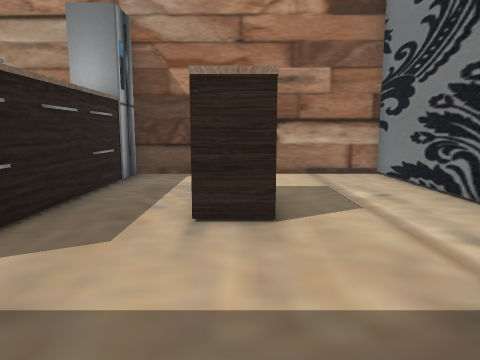
view 1 (above)

24 first-person views from a walk through a 3-D level made in the Unity game engine. The camera is 1.4 m above the floor, tilts 8° down and sees 70° across. The floor is counted in squares, 1 m on a side. Each view is taken from the middle of a square. On the plan, view 1 faces up. The plan holds only what a view shows up to about 15 squares ahead; the rest is blank. The place goes on beyond the plan. Some surface patterns are stand-ins.

view 2
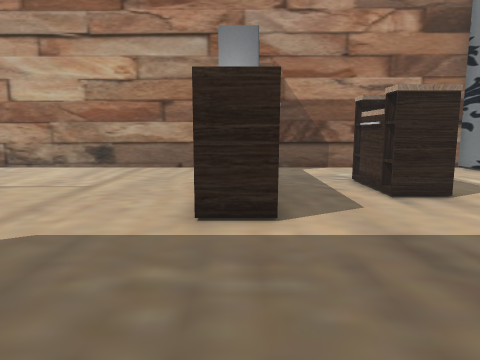

view 3
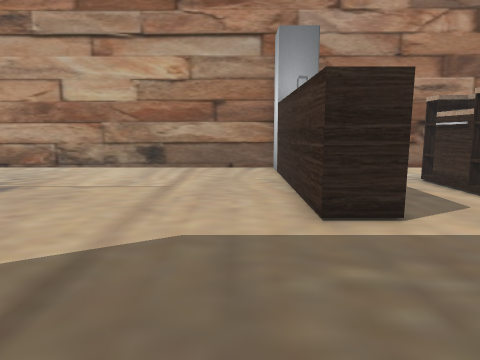

view 4
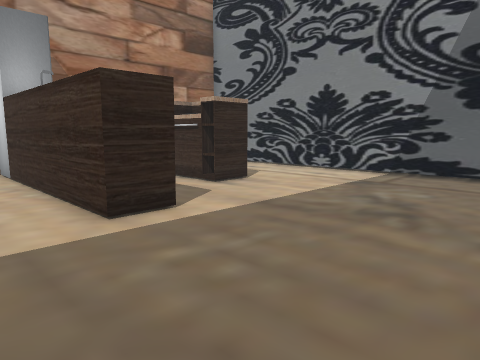

view 5
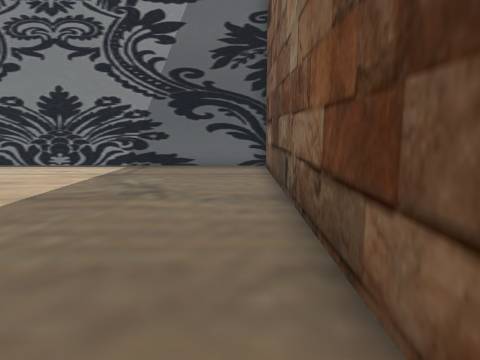

view 6
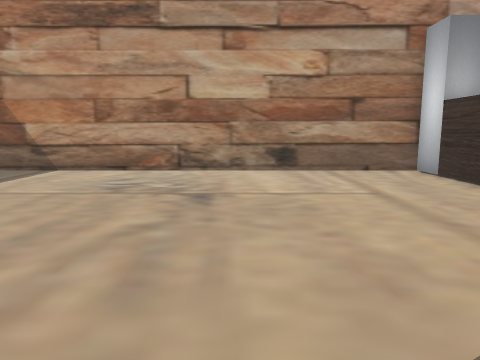

view 7
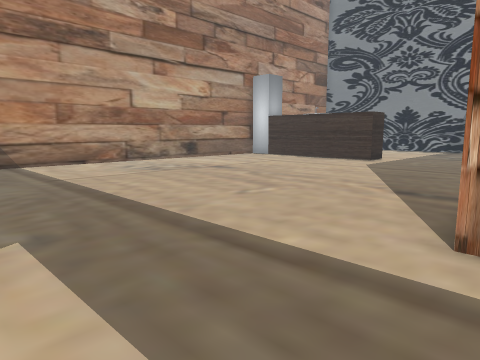

view 8
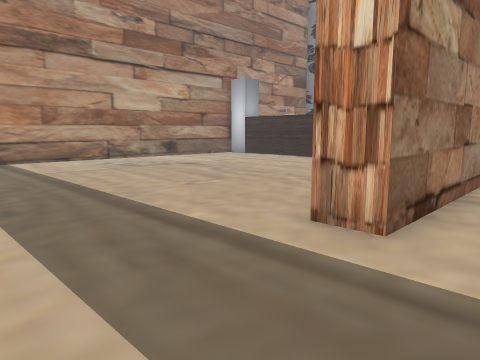

view 9
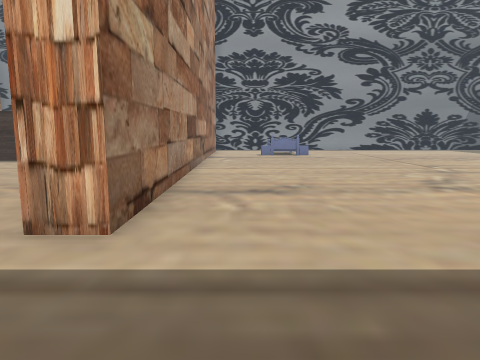

view 10
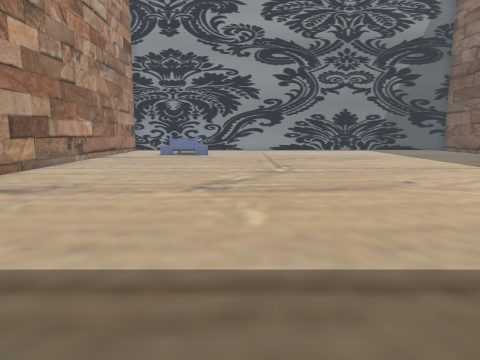

view 11
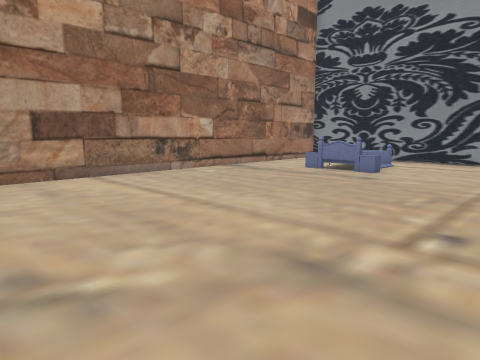

view 12
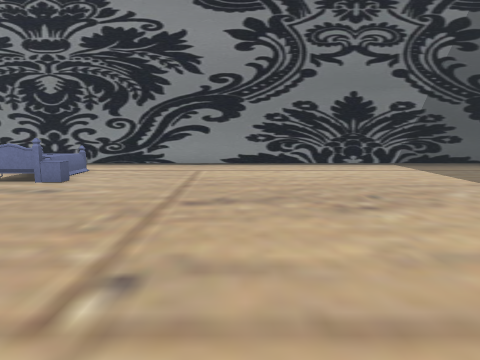

view 13
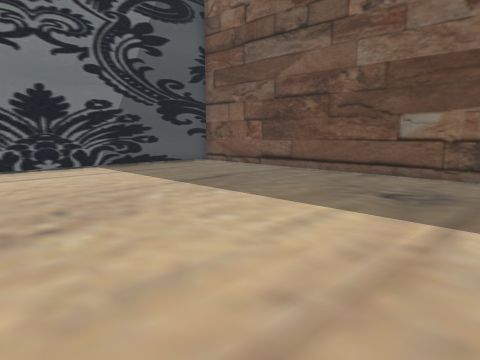

view 14
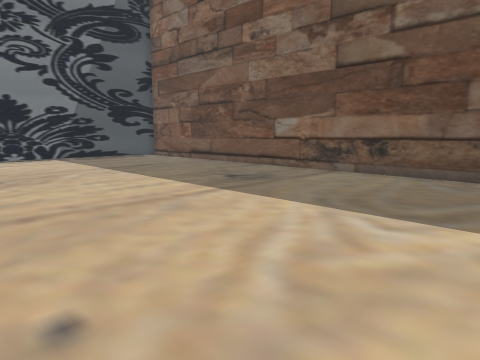

view 15
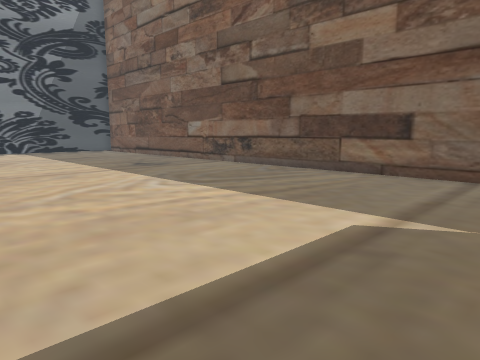

view 16
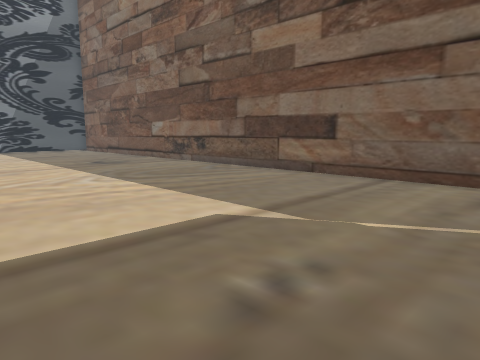

view 17
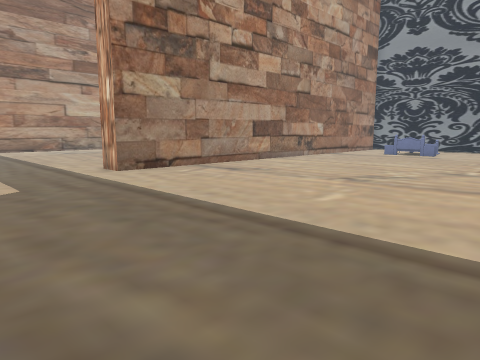

view 18
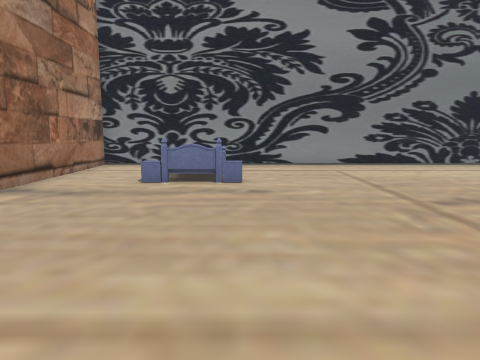

view 19
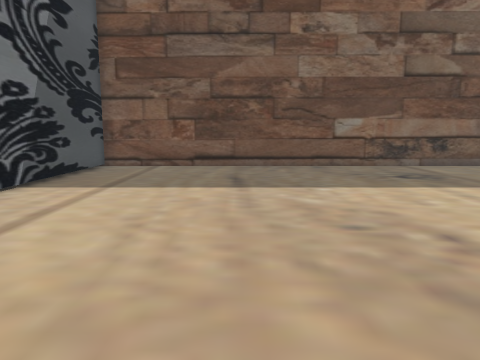

view 20
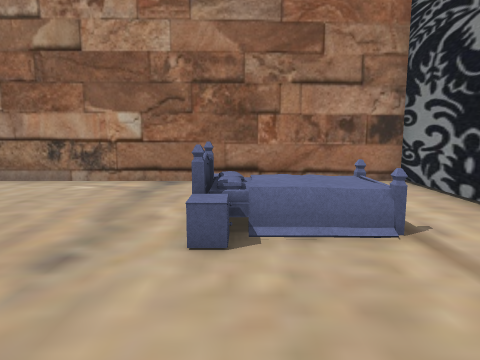

view 21
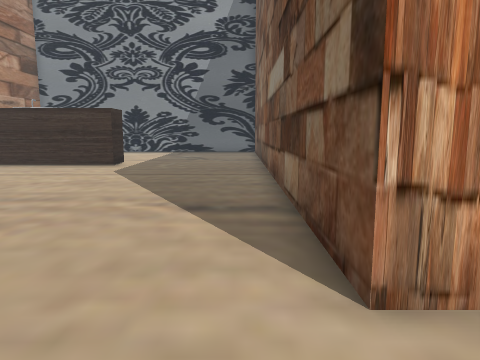

view 22
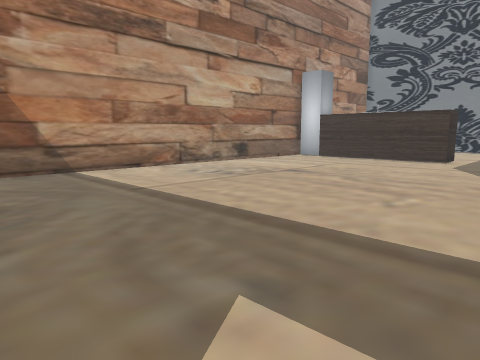

view 23
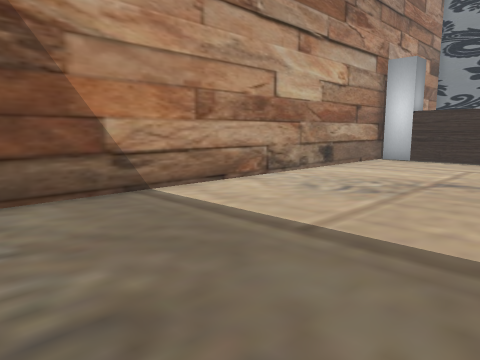

view 24
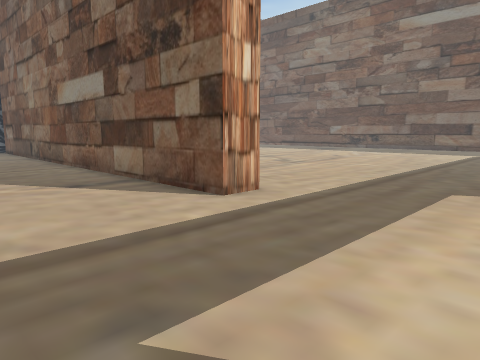

### Floor plan
Key: @ floor where view 1 was taken; # wall or solid block; . main floor; : floor 0.75 m higher than the main floor; / step, stairs or slope; v drop or lower ground; B bed; O other object.
Columns run from 22 left of view 1 to 5 right of it. Each row starts with its distance up from view 1.
 12  ###########################
 11  ................###.......#
 10  ................O O.......#
  9  ................O O.......#
  8  ................O O..O....#
  7 .................OO..OO....#
  6 .................OO..OO....#
  5  ................O O..O....#
  4 .................O O.......#
  3  .................O........#
  2 ...........................#
  1 ...........................#
  0 ......................@....#
 -1 ...........................#
 -2  ..........................#
 -3  .....######################
 -4  .....######################
 -5  ..........................#
 -6  ..........................#
 -7   .................... ....#
 -8  ....................BB//..#
 -9  .....................B:v..#
-10  ....................BB....#
-11  ..........................#
-12  ..........................#
-13 ...........................#
-14 ...........................#
-15  ..........................#
-16 . .........................#
-17 . .........................#
-18  ..........................#
-19 ...........................#
-20 ...........................#
-21  ..........................#
-22  ..........................#
-23  ..........................#
-24  ..........................#
-25  ..........................#
-26   .........................#
-27   ##########################

Where each view was taken, in squares from view 1:
view 1: 0 up, 0 right, facing up
view 2: 2 down, 4 left, facing up
view 3: 2 down, 6 left, facing up
view 4: 2 down, 7 left, facing up-right
view 5: 2 down, 9 left, facing right
view 6: 1 down, 11 left, facing up
view 7: 4 down, 21 left, facing up-right
view 8: 6 down, 21 left, facing up-right
view 9: 6 down, 21 left, facing right
view 10: 12 down, 21 left, facing right
view 11: 15 down, 12 left, facing up-right
view 12: 15 down, 10 left, facing right
view 13: 16 down, 9 left, facing down-right
view 14: 16 down, 14 left, facing down-right
view 15: 16 down, 20 left, facing down-right
view 16: 17 down, 22 left, facing down-right
view 17: 16 down, 22 left, facing up-right
view 18: 10 down, 10 left, facing right
view 19: 13 down, 1 left, facing down
view 20: 14 down, 0 right, facing up
view 21: 2 down, 19 left, facing right
view 22: 1 down, 22 left, facing up-right
view 23: 4 up, 22 left, facing up-right
view 24: 2 up, 22 left, facing down-right
